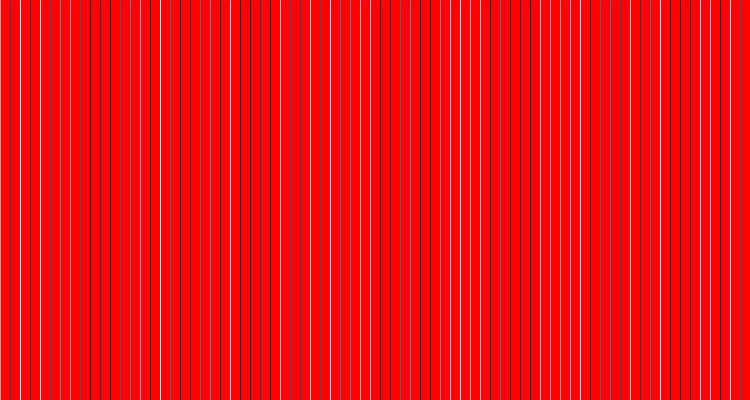
Frame 1 (no input)
Frame 60 (the mouse pressed at the canvas centre just before this capture): identical to frame 1, image omitted
Frame 120 (the mouse held since frame 60 and released just before this capture): identical to frame 1, image omitted

The Processing sketch that drew this single still picture (run headless with seeded random() and noise(); from frame 60 on, the mouse is pressed at the canvas centre):

// Processing sketch: processing_71124
// ── processing_71124.pde

/*****************************************
 * Assignment 02
 * Name:         Chloe Patton
 * E-mail:       cfpatton@brynmawr.edu
 * Course:       CS 110 - Section 001
 * Submitted:    09/19/2012
 * 
 * A red background with randomly colored stripes should appear until a key is tapped to redraw the stripes.
 A skull appears whenever the mouse is clicked, 
 however the skull will either smile, frown, or show no emotion depending on the location of the mouse.
***********************************************/
int x = 0;

void setup() {
  size(750, 400) ;
  smooth();
  background(255, 0, 0); 
  while (x < 750) {
    stroke (random(255));
    line(x, 0, x, 750);
    x = x +10;
    // continue;
  } 
}

void draw() {
}

void mousePressed() {
  noStroke();
  fill(255);
  ellipseMode(CENTER);
    ellipse(mouseX, mouseY, 105, 110);
  
  stroke(0);
  fill(0);
  ellipseMode(CENTER);
    ellipse(mouseX-23, mouseY+10, 28, 30);
    ellipse(mouseX+23, mouseY+10, 28, 30);
    
  stroke(255);
  fill(255);
  rectMode(CENTER);
    rect(mouseX, mouseY+50, 70, 40);
    
  stroke(0);
  fill(0);
  beginShape();
    vertex(mouseX, mouseY+25);
    vertex(mouseX-5, mouseY+45);
    vertex(mouseX, mouseY+40);
    vertex(mouseX+5, mouseY+45);
    vertex(mouseX, mouseY+25);
    endShape(CLOSE);
  
  if (mouseX < 250) {
     bezier(mouseX-35, mouseY+65, mouseX-5, mouseY+50, mouseX+5, mouseY+50, mouseX+35,  mouseY+65);
  }
  
  if (mouseX>=250 && mouseX<=500) {
    ellipseMode(CENTER);
    ellipse(mouseX, mouseY+55, 70, 3);
  }
  
  if (mouseX>500) {
    bezier(mouseX-35, mouseY+50, mouseX-5, mouseY+70, mouseX+5, mouseY+70, mouseX+35, mouseY+50);
  }

}


void keyPressed() {
 background(255, 0, 0);

 x = 0;
 while (x < 750) {
    stroke (random(255), random(255), random(255));
    line(x, 0, x, 750);
    x = x + 10;
   }
  
}
